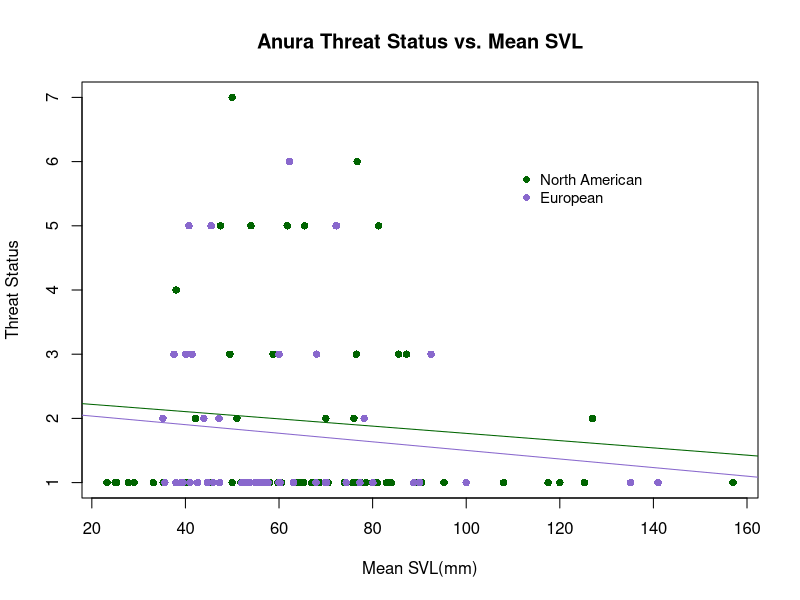
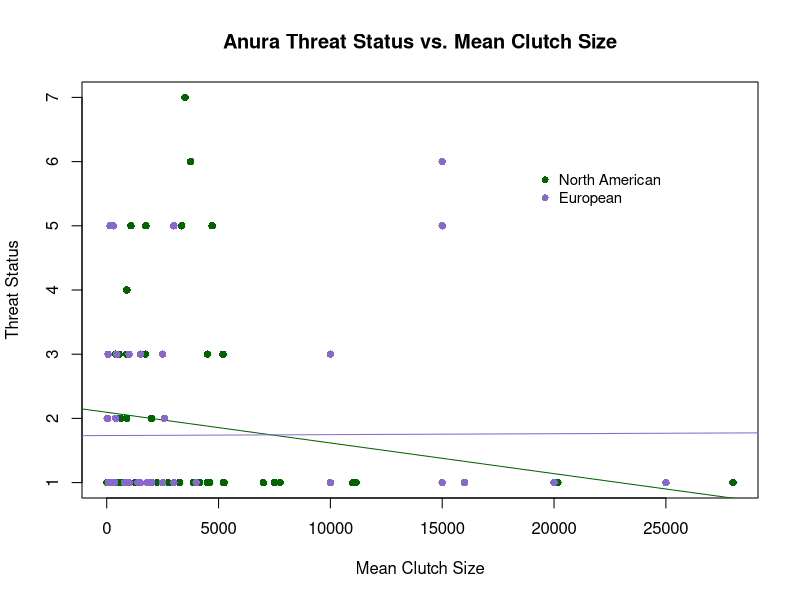
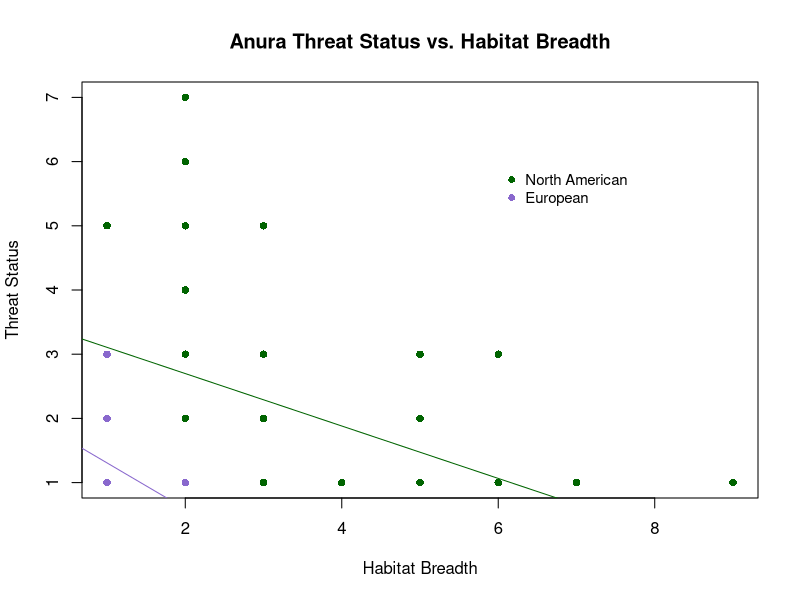
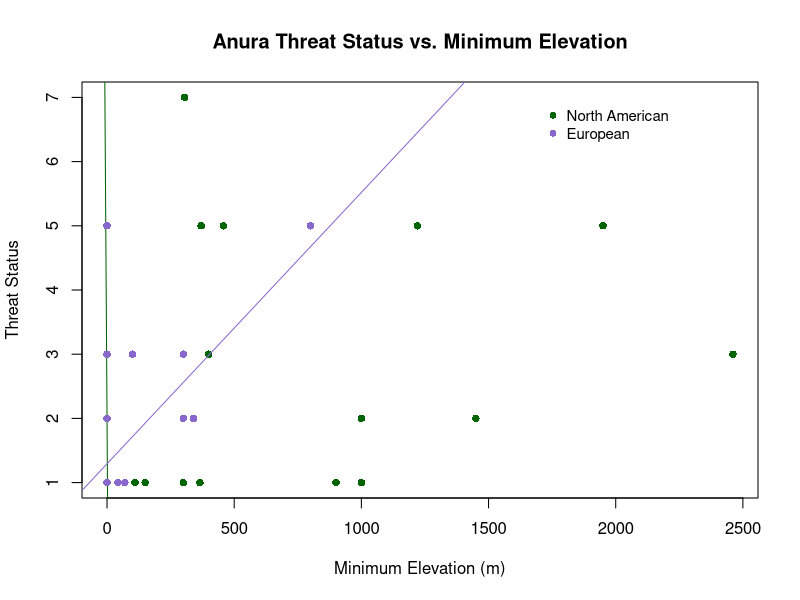
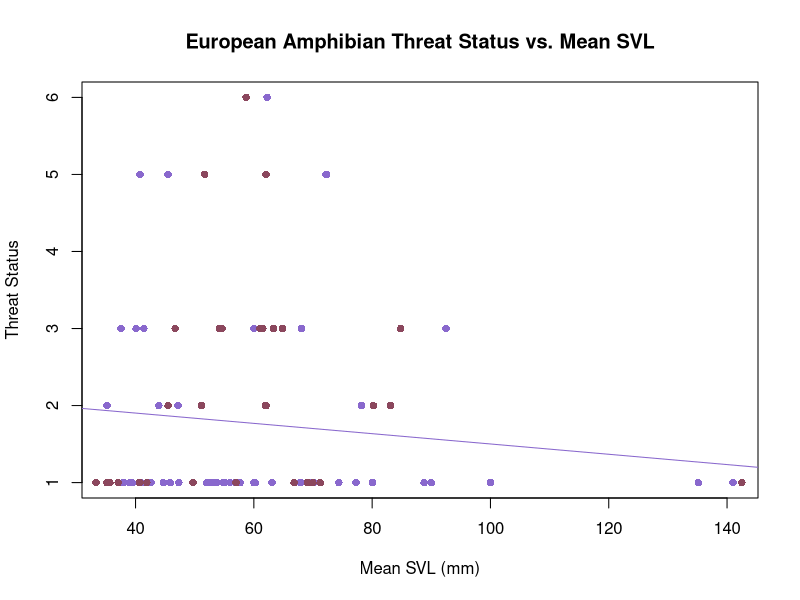

Generate these figures, in order, with R: (Note: this script raises an error after producing the figures.)
# ENEC 395 Undergraduate Research 
# Alicia Wood
# 3/20/17
# Correlates of Extinction Risk in European and North American Amphibians


### Setting my working directory to the folder where all of my data and code are stored

setwd('~/Desktop/Extinction-Risk')

library(dplyr)


### Reading in raw data files


NAfrogs = read.table("NorthAmericanFrogs.txt", header=T, sep = '\t', quote = "\"")
NApaired = read.table("NorthAmericanFrogsPaired.txt", header=T, sep='\t', quote = "\"")
EuroAmphib = read.table("EuropeanAmphibians.txt", header=T, sep = '\t', quote = "\"", na.strings = "DD")
Taxonomy = read.table("Taxonomy.txt", header=T, sep = '\t', quote = "\"")


### Simplifying and preparing data for analysis


#Creating Habitat Breadth columns in both datasets
EuroAmphib$Forest <- apply(EuroAmphib[,c(123:131)], 1, sum)
EuroAmphib$Forest[EuroAmphib$Forest > 0] <- 1
EuroAmphib$Savanna <- apply(EuroAmphib[,c(132:133)], 1, sum)
EuroAmphib$Savanna[EuroAmphib$Savanna > 0] <- 1
EuroAmphib$Shrubland <- apply(EuroAmphib[,c(134:141)], 1, sum)
EuroAmphib$Shrubland[EuroAmphib$Shrubland > 0] <- 1
EuroAmphib$Grassland <- apply(EuroAmphib[,c(142:148)], 1, sum)
EuroAmphib$Grassland[EuroAmphib$Grassland > 0] <- 1
EuroAmphib$Wetlands <- apply(EuroAmphib[,c(149:164)], 1, sum)
EuroAmphib$Wetlands[EuroAmphib$Wetlands > 0] <- 1
EuroAmphib$RockyAreas[EuroAmphib$Habitat_RockyAreas_inland_cliffs_moutain_peaks == 1] <- 1
EuroAmphib$RockyAreas[EuroAmphib$Habitat_RockyAreas_inland_cliffs_moutain_peaks == 0] <- 0
EuroAmphib$Caves <- apply(EuroAmphib[,c(166:167)], 1, sum)
EuroAmphib$Caves[EuroAmphib$Caves > 0] <- 1
EuroAmphib$Deserts <- apply(EuroAmphib[,c(168:170)], 1, sum)
EuroAmphib$Deserts[EuroAmphib$Deserts > 0] <- 1
EuroAmphib$ArtificialTerrestrial <- apply(EuroAmphib[,c(171:176)], 1, sum)
EuroAmphib$ArtificialTerrestrial[EuroAmphib$ArtificialTerrestrial > 0] <- 1
EuroAmphib$Other[EuroAmphib$Habitat_Other_dunes == 1] <- 1
EuroAmphib$Other[EuroAmphib$Habitat_Other_dunes == 0] <- 0

EuroAmphib$HabitatBreadth <- apply(EuroAmphib[,c(255,264)], 1, sum)
#error in eorobean habitat breadth code because the habitat type columns created above are num not int type, so summing them doesn't work
NAfrogs$HabitatBreadth <- apply(NAfrogs[,c(22:33)], 1, sum)

#Condensing mean max and min Clutch Size into 1 mean Clutch Size column for NA dataset
NAfrogs$ClutchSize <- ifelse(is.na(NAfrogs$MeanClutchSize), ifelse(is.na(NAfrogs$MaxClutchSize), ifelse(is.na(NAfrogs$MinClutchSize), NA, NAfrogs$MinClutchSize), ifelse(is.na(NAfrogs$MinClutchSize), NAfrogs$MaxClutchSize, rowMeans(NAfrogs[,c("MinClutchSize", "MaxClutchSize")]))), NAfrogs$MeanClutchSize)
#Europe dataset already in 1 column named number_of_eggs_or_offspring

#Simplifying NAfrogs SVL data into 1 Mean SVL column
NAfrogs$SVLunspecified <- ifelse(is.na(NAfrogs$MeanSVL_Unspecified_mm), ifelse(is.na(NAfrogs$MaxSVL_Unspecified_mm), ifelse(is.na(NAfrogs$MinSVL_Unspecified_mm), NA, NAfrogs$MinSVL_Unspecified_mm), ifelse(is.na(NAfrogs$MinSVL_Unspecified_mm), NAfrogs$MaxSVL_Unspecified_mm, rowMeans(NAfrogs[,c("MinSVL_Unspecified_mm", "MaxSVL_Unspecified_mm")]))), NAfrogs$MeanSVL_Unspecified_mm)
NAfrogs$SVLfemale <- ifelse(is.na(NAfrogs$MeanSVL_Female_mm), ifelse(is.na(NAfrogs$MaxSVL_Female_mm), ifelse(is.na(NAfrogs$MinSVL_Female_mm), NA, NAfrogs$MinSVL_Female_mm), ifelse(is.na(NAfrogs$MinSVL_Female_mm), NAfrogs$MaxSVL_Female_mm, rowMeans(NAfrogs[,c("MinSVL_Female_mm", "MaxSVL_Female_mm")]))), NAfrogs$MeanSVL_Female_mm)
NAfrogs$SVLmale <- ifelse(is.na(NAfrogs$MeanSVL_Male_mm), ifelse(is.na(NAfrogs$MaxSVL_Male_mm), ifelse(is.na(NAfrogs$MinSVL_Male_mm), NA, NAfrogs$MinSVL_Male_mm), ifelse(is.na(NAfrogs$MinSVL_Male_mm), NAfrogs$MaxSVL_Male_mm, rowMeans(NAfrogs[,c("MinSVL_Male_mm", "MaxSVL_Male_mm")]))), NAfrogs$MeanSVL_Male_mm)
NAfrogs$SVLMFmean <- rowMeans(NAfrogs[,c("SVLfemale", "SVLmale")])
NAfrogs$SVL <- ifelse(!is.na(NAfrogs$SVLunspecified) & !is.na(NAfrogs$SVLfemale) & !is.na(NAfrogs$SVLmale), rowMeans(NAfrogs[,c("SVLunspecified", "SVLMFmean")]), ifelse(is.na(NAfrogs$SVLunspecified), ifelse(is.na(NAfrogs$SVLfemale), ifelse(is.na(NAfrogs$SVLmale), NA, NAfrogs$SVLmale), ifelse(is.na(NAfrogs$SVLmale), NAfrogs$SVLfemale, NAfrogs$SVLMFmean)), NAfrogs$SVLunspecified))
#Mean SVL alredy in 1 column in Euro dastaset named SVL_unspecified_mm


### Organizing Threat Data


# Creating threat binary column in the European Dataset
EuroAmphib$ThreatBinary <- NA
EuroAmphib$ThreatBinary[EuroAmphib$IUCN_Status_Vulnerable == 1 | EuroAmphib$IUCN_Status_Endangered == 1 | EuroAmphib$IUCN_Status_NearThreatened == 1 | EuroAmphib$IUCN_Status_CriticallyEndangered == 1] <- 1
EuroAmphib$ThreatBinary[EuroAmphib$IUCN_Status_LeastConcern == 1] <- 0
# Creating Continuous Threat Status Values in European Dataset
EuroAmphib$threat[EuroAmphib$IUCN_Status_LeastConcern == 1] <- 1
EuroAmphib$threat[EuroAmphib$IUCN_Status_Vulnerable == 1] <- 2
EuroAmphib$threat[EuroAmphib$IUCN_Status_NearThreatened == 1] <- 3
EuroAmphib$threat[EuroAmphib$IUCN_Status_Endangered == 1] <- 5
EuroAmphib$threat[EuroAmphib$IUCN_Status_CriticallyEndangered == 1] <- 6
# Creating Threat status ordinal values
threat = data.frame(IUCN_Threat_Status = c('LC', 'VU', 'NT', 'TH', 'EN', 'CR', 'EW'),
                    threat = 1:7)


### Joining in taxonomy and threat datasets


NAfrogs <- merge(NAfrogs, Taxonomy, by = "SpeciesName") %>% left_join(threat)
EuroAmphib <- merge(EuroAmphib, Taxonomy, by = "SpeciesName")


### Dividing European dataset into Anura and Urodela order datasets


Efrogs <- EuroAmphib[EuroAmphib$Order == 'Anura',]
Esalamanders <- EuroAmphib[EuroAmphib$Order == 'Urodela',]


##### Plots and Linear Models


## North American and European Anura Comparison

# SVL
plot(NAfrogs$SVL, NAfrogs$threat, xlab = "Mean SVL(mm)", ylab = "Threat Status", main = "Anura Threat Status vs. Mean SVL", col = "darkgreen", pch = 16)
lm_svl_na = lm(NAfrogs$threat ~ NAfrogs$SVL)
abline(lm_svl_na, col = "darkgreen")
summary(lm_svl_na)
points(Efrogs$SVL_Unspecified_mm, Efrogs$threat, xlab = "Mean SVL (mm)", ylab = "Threat Status", col = "mediumpurple3", pch = 16)
lm_svl_e = lm(Efrogs$threat ~ Efrogs$SVL_Unspecified_mm)
abline(lm_svl_e, col = "mediumpurple3")
summary(lm_svl_e)
legend(110,6, c("North American", "European"), pch = 16, 
       col = c("darkgreen", "mediumpurple3"), cex = 0.9, bty = "n")
# Clutch Size
plot(NAfrogs$ClutchSize, NAfrogs$threat, xlab = "Mean Clutch Size", ylab = "Threat Status", main = "Anura Threat Status vs. Mean Clutch Size", col = "darkgreen", pch = 16)
lm_cs_na = lm(NAfrogs$threat ~ NAfrogs$ClutchSize)
abline(lm_cs_na, col = "darkgreen")
summary(lm_cs_na)
points(Efrogs$Number_of_eggs_or_offspring, Efrogs$threat, xlab = "Mean Clutch Size", ylab = "Threat Status", col = "mediumpurple3", pch = 16)
lm_cs_e = lm(Efrogs$threat ~ Efrogs$Number_of_eggs_or_offspring)
abline(lm_cs_e, col = "mediumpurple3")
summary(lm_cs_e)
legend(19000,6, c("North American", "European"), pch = 16, 
       col = c("darkgreen", "mediumpurple3"), cex = 0.9, bty = "n")
# Habitat Breadth
plot(NAfrogs$HabitatBreadth, NAfrogs$threat, xlab = "Habitat Breadth", ylab = "Threat Status", main = "Anura Threat Status vs. Habitat Breadth", col = "darkgreen", pch = 16)
lm_hb_na = lm(NAfrogs$threat ~ NAfrogs$HabitatBreadth)
abline(lm_hb_na, col = "darkgreen")
summary(lm_hb_na)
points(Efrogs$HabitatBreadth, Efrogs$threat, xlab = "Habitat Breadth", ylab = "Threat Status", col = "mediumpurple3", pch = 16)
lm_hb_e = lm(Efrogs$threat ~ Efrogs$HabitatBreadth)
abline(lm_hb_e, col = "mediumpurple3")
summary(lm_hb_e)
legend(6,6, c("North American", "European"), pch = 16, 
       col = c("darkgreen", "mediumpurple3"), cex = 0.9, bty = "n")
# Minimum Elevation
plot(NAfrogs$MinElevation_m, NAfrogs$threat, xlab = "Minimum Elevation (m)", ylab = "Threat Status", main = "Anura Threat Status vs. Minimum Elevation", col = "darkgreen", pch = 16)
lm_me_na = lm(NAfrogs$threat ~ NAfrogs$MinElevation_m)
abline(lm_me_na, col = "darkgreen")
summary(lm_me_na)
points(Efrogs$Altitude_min, Efrogs$threat, xlab = "Minimum Altitude (m)", ylab = "Threat Status", col = "mediumpurple3", pch = 16)
lm_me_e = lm(Efrogs$threat ~ Efrogs$Altitude_min)
abline(lm_me_e, col = "mediumpurple3")
summary(lm_me_e)
legend(1700,7, c("North American", "European"), pch = 16, 
       col = c("darkgreen", "mediumpurple3"), cex = 0.9, bty = "n")
# Multi-Variable Linear Model North American Frogs
Multi_lm_na = lm(NAfrogs$threat ~ NAfrogs$SVL + NAfrogs$ClutchSize + NAfrogs$HabitatBreadth + NAfrogs$MinElevation_m)
summary(Multi_lm_na)
# Multi-Variable Linear Model European Frogs
Multi_lm_e = lm(Efrogs$threat ~ Efrogs$SVL_Unspecified_mm + Efrogs$Number_of_eggs_or_offspring + Efrogs$HabitatBreadth + Efrogs$Altitude_min)
summary(Multi_lm_e)

## European Anura and Urodela Comparison

# SVL
plot(Efrogs$SVL_Unspecified_mm, Efrogs$threat, xlab = "Mean SVL (mm)", ylab = "Threat Status", col = "mediumpurple3", main = "European Amphibian Threat Status vs. Mean SVL", pch = 16)
lm_svl_f = lm(Efrogs$threat ~ Efrogs$SVL_Unspecified_mm)
abline(lm_svl_f, col = "mediumpurple3")
summary(lm_svl_f)
points(Esalamanders$SVL_Unspecified_mm, Esalamanders$threat, xlab = "Mean SVL (mm)", ylab = "Threat Status", col = "palevioletred4", pch = 16)
lm_svl_s = lm(Esalamanders$threat ~ Esalamanders$SVL_Unspecified_mm)
abline(lm_svl_s, col = "paleviolet4")
summary(lm_svl_s)
legend(103,5, c("North American", "European"), pch = 16, 
       col = c("mediumpurple3", "palevioletred4"), cex = 0.9, bty = "n")
# Clutch Size
plot(Efrogs$Number_of_eggs_or_offspring, Efrogs$threat, xlab = "Mean Clutch Size", ylab = "Threat Status", col = "mediumpurple3", main = "European Amphibian Threat Status vs. Clutch Size", pch = 16)
lm_cs_f = lm(Efrogs$threat ~ Efrogs$Number_of_eggs_or_offspring)
abline(lm_cs_f, col = "mediumpurple3")
summary(lm_cs_f)
points(Esalamanders$Number_of_eggs_or_offspring, Esalamanders$threat, xlab = "Mean Clutch Size", ylab = "Threat Status", col = "palevioletred4", pch = 16)
lm_cs_s = lm(Esalamanders$threat ~ Esalamanders$Number_of_eggs_or_offspring)
abline(lm_cs_s, col = "palevioletred4")
summary(lm_cs_s)
legend(17000,4, c("North American", "European"), pch = 16, 
       col = c("mediumpurple3", "palevioletred4"), cex = 0.9, bty = "n")
# Habitat Breadth
plot(Efrogs$HabitatBreadth, Efrogs$threat, xlab = "Habitat Breadth", ylab = "Threat Status", col = "mediumpurple3", main = "European Amphibian Threat Status vs. Habitat Breadth", pch = 16)
lm_hb_f = lm(Efrogs$threat ~ Efrogs$HabitatBreadth)
abline(lm_hb_f, col = "mediumpurple3")
summary(lm_hb_f)
points(Esalamanders$HabitatBreadth, Esalamanders$threat, xlab = "Habitat Breadth", ylab = "Threat Status", col = "palevioletred4", pch = 16)
lm_hb_s = lm(Esalamanders$threat ~ Esalamanders$HabitatBreadth)
abline(lm_hb_s, col = "palevioletred4")
summary(lm_hb_s)
legend(3,5, c("North American", "European"), pch = 16, 
       col = c("mediumpurple3", "palevioletred4"), cex = 0.9, bty = "n")
# Minimum Elevation
plot(Efrogs$Altitude_min, Efrogs$threat, xlab = "Minimum Altitude (m)", ylab = "Threat Status", col = "mediumpurple3", main = "European Amphibian Threat Status vs. Minimum Elevation", pch = 16)
lm_me_f = lm(Efrogs$threat ~ Efrogs$Altitude_min)
abline(lm_me_f, col = "mediumpurple3")
summary(lm_me_f)
points(Esalamanders$Altitude_min, Esalamanders$threat, xlab = "Minimum Altitude (m)", ylab = "Threat Status", col = "palevioletred4", pch = 16)
lm_me_s = lm(Esalamanders$threat ~ Esalamanders$Altitude_min)
abline(lm_me_s, col = "palevioletred4")
summary(lm_me_s)
legend(550,3.3, c("North American", "European"), pch = 16, 
       col = c("mediumpurple3", "palevioletred4"), cex = 0.9, bty = "n")
# Multi-Variable Linear Model European Frogs
Multi_lm_e = lm(Efrogs$threat ~ Efrogs$SVL_Unspecified_mm + Efrogs$Number_of_eggs_or_offspring + Efrogs$HabitatBreadth + Efrogs$Altitude_min)
summary(Multi_lm_e)
# Multi-Variable Linear Model European Frogs
Multi_lm_s = lm(Esalamanders$threat ~ Esalamanders$SVL_Unspecified_mm + Esalamanders$Number_of_eggs_or_offspring + Esalamanders$HabitatBreadth + Esalamanders$Altitude_min)
summary(Multi_lm_s)

## North American Anaxyrus and Rana Analyses

Rana = NAfrogs[NAfrogs$Genus == 'Rana',]
Anaxyrus = NAfrogs[NAfrogs$Genus == 'Anaxyrus',]
# SVL
plot(Rana$SVL, Rana$threat, xlab = "Mean SVL(mm)", ylab = "Threat Status", main = "North American Anura Threat Status vs. Mean SVL", col = "skyblue3", pch = 16)
lm_svl_r = lm(Rana$threat ~ Rana$SVL)
abline(lm_svl_r, col = "skyblue3")
summary(lm_svl_r)
points(Anaxyrus$SVL, Anaxyrus$threat, xlab = "Mean SVL(mm)", ylab = "Threat Status", col = "purple", pch = 16)
lm_svl_a = lm(Anaxyrus$threat ~ Anaxyrus$SVL)
abline(lm_svl_a, col = "purple")
summary(lm_svl_a)
legend(125,5.5, c("Rana", "Anaxyrus"), pch = 16, 
       col = c("skyblue3", "purple"), cex = 0.9, bty = "n")
# Clutch Size
plot(Rana$ClutchSize, Rana$threat, xlab = "Mean Clutch Size", ylab = "Threat Status", main = "North American Anura Threat Status vs. Mean Clutch Size", col = "skyblue3", pch = 16)
lm_cs_r = lm(Rana$threat ~ Rana$ClutchSize)
abline(lm_cs_r, col = "skyblue3")
summary(lm_cs_r)
points(Anaxyrus$ClutchSize, Anaxyrus$threat, xlab = "Mean Clutch Size", ylab = "Threat Status", col = "purple", pch = 16)
lm_cs_a = lm(Anaxyrus$threat ~ Anaxyrus$ClutchSize)
abline(lm_cs_a, col = "purple")
summary(lm_cs_a)
legend(8000,5.5, c("Rana", "Anaxyrus"), pch = 16, 
       col = c("skyblue3", "purple"), cex = 0.9, bty = "n")
# Habitat Breadth
plot(Rana$HabitatBreadth, Rana$threat, xlab = "Habitat Breadth", ylab = "Threat Status", main = "North American Anura Threat Status vs. Habitat Breadth", col = "skyblue3", pch = 16)
lm_hb_r = lm(Rana$threat ~ Rana$HabitatBreadth)
abline(lm_hb_r, col = "skyblue3")
summary(lm_hb_r)
points(Anaxyrus$HabitatBreadth, Anaxyrus$threat, xlab = "Habitat Breadth", ylab = "Threat Status", col = "purple", pch = 16)
lm_hb_a = lm(Anaxyrus$threat ~ Anaxyrus$HabitatBreadth)
abline(lm_hb_a, col = "purple")
summary(lm_hb_a)
legend(5.5,5.5, c("Rana", "Anaxyrus"), pch = 16, 
       col = c("skyblue3", "purple"), cex = 0.9, bty = "n")
# Minimum Elevation
plot(Rana$MinElevation_m, Rana$threat, xlab = "Minimum Elevation (m)", ylab = "Threat Status", main = "North American Anura Threat Status vs. Minimum Elevation", col = "skyblue3", pch = 16)
lm_me_r = lm(Rana$threat ~ Rana$MinElevation_m)
abline(lm_me_r, col = "skyblue3")
summary(lm_me_r)
points(Anaxyrus$MinElevation_m, Anaxyrus$threat, xlab = "Minimum Elevation (m)", ylab = "Threat Status", col = "purple", pch = 16)
lm_me_a = lm(Anaxyrus$threat ~ Anaxyrus$MinElevation_m)
abline(lm_me_a, col = "purple")
summary(lm_me_a)
legend(700,5.8, c("Rana", "Anaxyrus"), pch = 16, 
       col = c("skyblue3", "purple"), cex = 0.9, bty = "n")
# Multi-Variable Linear Model North American Rana
Multi_lm_r = lm(Rana$threat ~ Rana$SVL + Rana$ClutchSize + Rana$HabitatBreadth + Rana$MinElevation_m)
summary(Multi_lm_r)
# Multi-Variable Linear Model North American Anaxyrus
Multi_lm_a = lm(Anaxyrus$threat ~ Anaxyrus$SVL + Anaxyrus$ClutchSize + Anaxyrus$HabitatBreadth + Anaxyrus$MinElevation_m)
summary(Multi_lm_a)



#### Paired Analysis



#preparing the paired dataset
NApaired$HabitatBreadth1 <- apply(NApaired[,c(24:35)], 1, sum)
NApaired$HabitatBreadth2 <- apply(NApaired[,c(63:74)], 1, sum)

NApaired$ClutchSize1 <- ifelse(is.na(NApaired$MeanClutchSize1), ifelse(is.na(NApaired$MaxClutchSize1), ifelse(is.na(NApaired$MinClutchSize1), NA, NApaired$MinClutchSize1), ifelse(is.na(NApaired$MinClutchSize1), NApaired$MaxClutchSize1, rowMeans(NApaired[,c("MinClutchSize1", "MaxClutchSize1")]))), NApaired$MeanClutchSize1)
NApaired$ClutchSize2 <- ifelse(is.na(NApaired$MeanClutchSize2), ifelse(is.na(NApaired$MaxClutchSize2), ifelse(is.na(NApaired$MinClutchSize2), NA, NApaired$MinClutchSize2), ifelse(is.na(NApaired$MinClutchSize2), NApaired$MaxClutchSize2, rowMeans(NApaired[,c("MinClutchSize2", "MaxClutchSize2")]))), NApaired$MeanClutchSize2)

NApaired$SVLunspecified1 <- ifelse(is.na(NApaired$MeanSVL_Unspecified_mm1), ifelse(is.na(NApaired$MaxSVL_Unspecified_mm1), ifelse(is.na(NApaired$MinSVL_Unspecified_mm1), NA, NApaired$MinSVL_Unspecified_mm1), ifelse(is.na(NApaired$MinSVL_Unspecified_mm1), NApaired$MaxSVL_Unspecified_mm1, rowMeans(NApaired[,c("MinSVL_Unspecified_mm1", "MaxSVL_Unspecified_mm1")]))), NApaired$MeanSVL_Unspecified_mm1)
NApaired$SVLfemale1 <- ifelse(is.na(NApaired$MeanSVL_Female_mm1), ifelse(is.na(NApaired$MaxSVL_Female_mm1), ifelse(is.na(NApaired$MinSVL_Female_mm1), NA, NApaired$MinSVL_Female_mm1), ifelse(is.na(NApaired$MinSVL_Female_mm1), NApaired$MaxSVL_Female_mm1, rowMeans(NApaired[,c("MinSVL_Female_mm1", "MaxSVL_Female_mm1")]))), NApaired$MeanSVL_Female_mm1)
NApaired$SVLmale1 <- ifelse(is.na(NApaired$MeanSVL_Male_mm1), ifelse(is.na(NApaired$MaxSVL_Male_mm1), ifelse(is.na(NApaired$MinSVL_Male_mm1), NA, NApaired$MinSVL_Male_mm1), ifelse(is.na(NApaired$MinSVL_Male_mm1), NApaired$MaxSVL_Male_mm1, rowMeans(NApaired[,c("MinSVL_Male_mm1", "MaxSVL_Male_mm1")]))), NApaired$MeanSVL_Male_mm1)
NApaired$SVLMFmean1 <- rowMeans(NApaired[,c("SVLfemale1", "SVLmale1")])
NApaired$SVL1 <- ifelse(!is.na(NApaired$SVLunspecified1) & !is.na(NApaired$SVLfemale1) & !is.na(NApaired$SVLmale1), rowMeans(NApaired[,c("SVLunspecified1", "SVLMFmean1")]), ifelse(is.na(NApaired$SVLunspecified1), ifelse(is.na(NApaired$SVLfemale1), ifelse(is.na(NApaired$SVLmale1), NA, NApaired$SVLmale1), ifelse(is.na(NApaired$SVLmale1), NApaired$SVLfemale1, NApaired$SVLMFmean1)), NApaired$SVLunspecified1))
NApaired$SVLunspecified2 <- ifelse(is.na(NApaired$MeanSVL_Unspecified_mm2), ifelse(is.na(NApaired$MaxSVL_Unspecified_mm2), ifelse(is.na(NApaired$MinSVL_Unspecified_mm2), NA, NApaired$MinSVL_Unspecified_mm2), ifelse(is.na(NApaired$MinSVL_Unspecified_mm2), NApaired$MaxSVL_Unspecified_mm2, rowMeans(NApaired[,c("MinSVL_Unspecified_mm2", "MaxSVL_Unspecified_mm2")]))), NApaired$MeanSVL_Unspecified_mm2)
NApaired$SVLfemale2 <- ifelse(is.na(NApaired$MeanSVL_Female_mm2), ifelse(is.na(NApaired$MaxSVL_Female_mm2), ifelse(is.na(NApaired$MinSVL_Female_mm2), NA, NApaired$MinSVL_Female_mm2), ifelse(is.na(NApaired$MinSVL_Female_mm2), NApaired$MaxSVL_Female_mm2, rowMeans(NApaired[,c("MinSVL_Female_mm2", "MaxSVL_Female_mm2")]))), NApaired$MeanSVL_Female_mm2)
NApaired$SVLmale2 <- ifelse(is.na(NApaired$MeanSVL_Male_mm2), ifelse(is.na(NApaired$MaxSVL_Male_mm2), ifelse(is.na(NApaired$MinSVL_Male_mm2), NA, NApaired$MinSVL_Male_mm2), ifelse(is.na(NApaired$MinSVL_Male_mm2), NApaired$MaxSVL_Male_mm2, rowMeans(NApaired[,c("MinSVL_Male_mm2", "MaxSVL_Male_mm2")]))), NApaired$MeanSVL_Male_mm2)
NApaired$SVLMFmean2 <- rowMeans(NApaired[,c("SVLfemale2", "SVLmale2")])
NApaired$SVL2 <- ifelse(!is.na(NApaired$SVLunspecified2) & !is.na(NApaired$SVLfemale2) & !is.na(NApaired$SVLmale2), rowMeans(NApaired[,c("SVLunspecified2", "SVLMFmean2")]), ifelse(is.na(NApaired$SVLunspecified2), ifelse(is.na(NApaired$SVLfemale2), ifelse(is.na(NApaired$SVLmale2), NA, NApaired$SVLmale2), ifelse(is.na(NApaired$SVLmale2), NApaired$SVLfemale2, NApaired$SVLMFmean2)), NApaired$SVLunspecified2))

# Wilcoxon Tests
wilcox.test(NApaired$SVL1, NApaired$SVL2, paired = TRUE)
wilcox.test(NApaired$ClutchSize1, NApaired$ClutchSize2, paired = TRUE)
wilcox.test(NApaired$HabitatBreadth1, NApaired$HabitatBreadth2, paired = TRUE)
wilcox.test(NApaired$MinElevation_m1, NApaired$MinElevation_m2, paired = TRUE)

  
